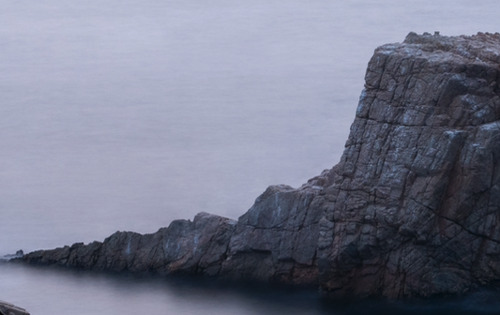
#> input picture week9/1.jpg, 500 x 315 px
$ jupyter execute --allow-errors image_panorama.ipynb
#> lines starting #> are read from the running program, lines starting #| are printed output that depends on the picture
[cell 1]
import cv2
import os
from glob import glob
import numpy as np
import matplotlib.pyplot as plt

[cell 2]
imgs = []
stitched = []

stitcher = cv2.Stitcher_create()
stitcher.setPanoConfidenceThresh(0.1)   # to stitch better

imgs.append(cv2.imread('1.jpg'))  # append every image obj. to imgs array
imgs.append(cv2.imread('2.jpg'))
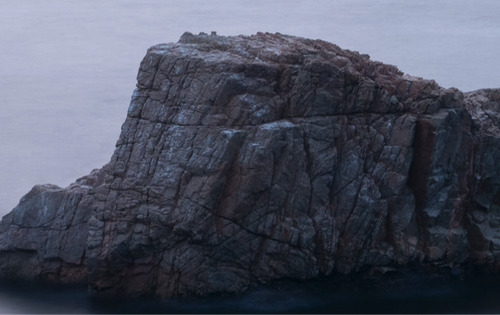
#> input picture week9/2.jpg, 500 x 315 px
imgs.append(cv2.imread('3.jpg'))
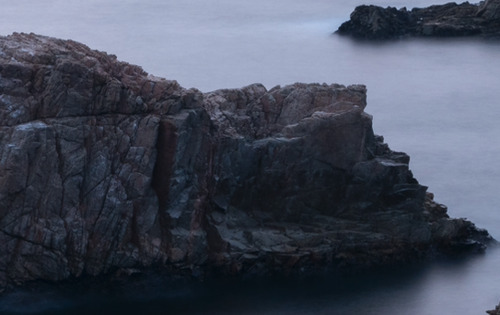
#> input picture week9/3.jpg, 500 x 315 px
imgs.append(cv2.imread('4.jpg'))
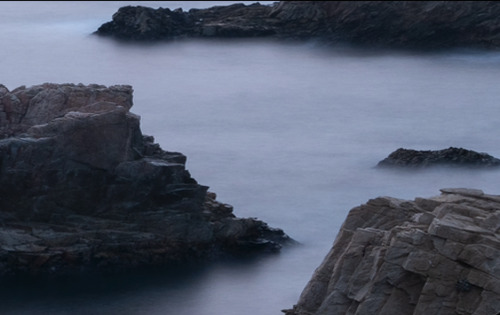
#> input picture week9/4.jpg, 500 x 315 px
status, dst = stitcher.stitch(imgs)  # try stitching
#> status = 3

plt.figure(figsize=(50, 50))
#> (the rest of this cell did not finish here and is left out)

[cell 3]
def KeypointsMatching(keyPoints_L, keyPoints_R, descriptors_L, descriptors_R):

    bf = cv2.BFMatcher()

    # Finds the k best matches for each descriptor from a query set
    raw_matches = bf.knnMatch(descriptors_L, descriptors_R, k=2)

    matches = []
    for m in raw_matches:
        if len(m) == 2 and m[0].distance < m[1].distance * 0.79:
            matches.append((m[0].trainIdx, m[0].queryIdx))

    if len(matches) >= 4:

        keyPoints_L = np.float32([keyPoints_L[i] for (_, i) in matches])
        keyPoints_R = np.float32([keyPoints_R[i] for (i, _) in matches])

        H, status = cv2.findHomography(keyPoints_L, keyPoints_R, cv2.RANSAC, 4.0)


    return matches, H, status

[cell 4]
def Draw_with_Matching(image_L, image_R, keyPoints_L, keyPoints_R, matches, status):
    h1, w1 = image_L.shape[:2]
    h2, w2 = image_R.shape[:2]

    img_matching_result = np.zeros((max(h1, h2), w1 + w2, 3), dtype="uint8")

    img_matching_result[0:h2, 0:w2] = image_R
    img_matching_result[0:h1, w2:] = image_L

    for ((trainIdx, queryIdx), s) in zip(matches, status):

        if s == 1:
            keyPoint2 = (int(keyPoints_R[trainIdx][0]), int(keyPoints_R[trainIdx][1]))
            keyPoint1 = (int(keyPoints_L[queryIdx][0]) + w2, int(keyPoints_L[queryIdx][1]))
            cv2.line(img_matching_result, keyPoint1, keyPoint2, (0, 255, 0), 1)

    return img_matching_result

[cell 5]
def Two_img_Matching(img1, img2):
    image_L = img1
    image_R = img2

    gray_L = cv2.cvtColor(image_L, cv2.COLOR_BGR2GRAY)
    gray_R = cv2.cvtColor(image_R, cv2.COLOR_BGR2GRAY)


    detector = cv2.xfeatures2d.SIFT_create()
    keyPoints_L, descriptors_L = detector.detectAndCompute(gray_L, None)
    keyPoints_R, descriptors_R = detector.detectAndCompute(gray_R, None)
    print('img1 - %d features, img2 - %d features' % (len(keyPoints_L), len(keyPoints_R)))

    keyPoints_L = np.float32([keypoint.pt for keypoint in keyPoints_L])
    keyPoints_R = np.float32([keypoint.pt for keypoint in keyPoints_R])

    # detect the two images keypoints
    matches, H, status = KeypointsMatching(keyPoints_L, keyPoints_R, descriptors_L, descriptors_R)

    img_matching_result = Draw_with_Matching(image_L, image_R, keyPoints_L, keyPoints_R, matches, status)

    plt.figure(figsize=(20,20))

    result = cv2.warpPerspective(image_L, H,
                                 (image_L.shape[1] + image_R.shape[1], image_L.shape[0]))
    result[0:image_R.shape[0], 0:image_R.shape[1]] = image_R

    return result

[cell 6]
img1 = cv2.imread('4.jpg')
#> img1 is the input picture: shape (315, 500, 3); mean B, G, R 107.5, 90.3, 83
img2 = cv2.imread('3.jpg')
#> img2 is the input picture: shape (315, 500, 3); mean B, G, R 92.3, 76.8, 70.6
img3 = cv2.imread('2.jpg')
#> img3 is the input picture: shape (315, 500, 3); mean B, G, R 97.2, 81.9, 77.6
img4 = cv2.imread('1.jpg')
#> img4 is the input picture: shape (315, 500, 3); mean B, G, R 140.1, 121.4, 117.8
result = Two_img_Matching(img1, img2)
#> in Two_img_Matching, `keyPoints_L, descriptors_L = detector.detectAndCompute(gray_L, None)`: keyPoints_L = 331 keypoints; strongest (x, y, size): (261, 3, 2.5), (123, 29, 25.6), (246, 3, 3), (104, 31, 10.1)
#> in Two_img_Matching, `keyPoints_R, descriptors_R = detector.detectAndCompute(gray_R, None)`: keyPoints_R = 435 keypoints; strongest (x, y, size): (362, 29, 26.5), (344, 30, 10), (405, 8, 2), (398, 8, 2)
#| img1 - 331 features, img2 - 435 features
#> in Two_img_Matching, `keyPoints_L = np.float32([keypoint.pt for keypoint in keyPoints_L])`: keyPoints_L = 331 pairs, first value 3.27 to 496.7, second value 2.63 to 310.8
#> in Two_img_Matching, `keyPoints_R = np.float32([keypoint.pt for keypoint in keyPoints_R])`: keyPoints_R = 435 pairs, first value 4.46 to 497.1, second value 3.88 to 311.7
#> in KeypointsMatching, `raw_matches = bf.knnMatch(descriptors_L, descriptors_R, k=2)`: raw_matches = 331 matches
#> after the loop in KeypointsMatching, `for m in raw_matches:`: matches = 95 pairs, first value 82 to 432, second value 4 to 302
#> in KeypointsMatching, `keyPoints_L = np.float32([keyPoints_L[i] for (_, i) in matches])`: keyPoints_L = 95 pairs, first value 9.6 to 464.8, second value 6.86 to 310.8
#> in KeypointsMatching, `keyPoints_R = np.float32([keyPoints_R[i] for (i, _) in matches])`: keyPoints_R = 95 pairs, first value 73.5 to 491, second value 4.9 to 311.7
#> in KeypointsMatching, `H, status = cv2.findHomography(keyPoints_L, keyPoints_R, cv2.RANSAC, 4..`: H = [[0.8, -0.00161, 259.9], [-0.0012, 1, -0.822], [-7.86e-06, -1.34e-06, 1]]; status = 95 values, max 1 at index 0, min 0 at index 16, mean 0.842
#> the loop in Draw_with_Matching, `for ((trainIdx, queryIdx), s) in zip(matches, status): ` made 95 passes
#> (trainIdx, queryIdx, s, keyPoint2, keyPoint1) on passes 1 to 12: (271, 4, [1], (267, 252), (509, 251)), (272, 7, [1], (269, 138), (512, 138)), (274, 8, [1], (270, 134), (513, 134)), (277, 14, [1], (277, 248), (521, 247)), (278, 15, [1], (277, 87), (522, 87)), (280, 17, [1], (282, 138), (528, 138)), (283, 19, [1], (286, 90), (533, 91)), (285, 20, [1], (287, 136), (534, 136)), (286, 21, [1], (289, 125), (536, 125)), (287, 22, [1], (290, 81), (539, 81)), (288, 23, [1], (291, 89), (539, 89)), (289, 24, [1], (292, 82), (541, 83))
#> (keyPoint2, keyPoint1) on passes 61 to 66: ((415, 168), (694, 168)), ((425, 212), (706, 211)), ((425, 187), (707, 187)), ((428, 190), (709, 190)), ((431, 195), (713, 195)), ((431, 195), (713, 195))
#> after the loop in Draw_with_Matching, `for ((trainIdx, queryIdx), s) in zip(matches, status):`:
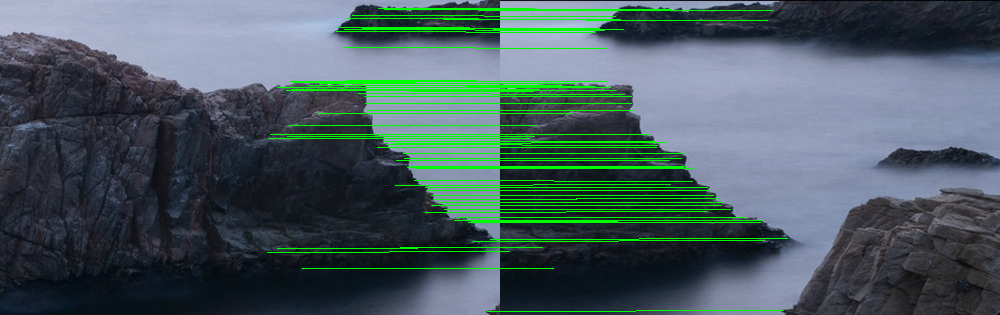
#> img_matching_result: shape (315, 1000, 3); mean B, G, R 94.8, 92.1, 72.9
result = Two_img_Matching(result, img3)
#> in Two_img_Matching (call 2), `gray_R = cv2.cvtColor(image_R, cv2.COLOR_BGR2GRAY)`:
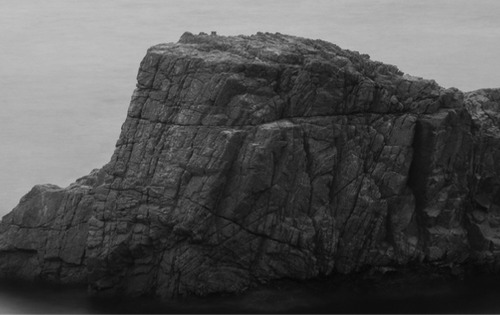
#> gray_R: shape (315, 500); min 5, max 198, mean 82.4
#> in Two_img_Matching (call 2), `keyPoints_L, descriptors_L = detector.detectAndCompute(gray_L, None)`: keyPoints_L = 585 keypoints; strongest (x, y, size): (362, 29, 26.5), (622, 99, 62.3), (652, 183, 16.9), (344, 30, 10)
#> in Two_img_Matching (call 2), `keyPoints_R, descriptors_R = detector.detectAndCompute(gray_R, None)`: keyPoints_R = 531 keypoints; strongest (x, y, size): (117, 146, 1.9), (214, 33, 2.9), (267, 33, 1.9), (78, 180, 2.6)
#| img1 - 585 features, img2 - 531 features
#> in Two_img_Matching (call 2), `keyPoints_L = np.float32([keypoint.pt for keypoint in keyPoints_L])`: keyPoints_L = 585 pairs, first value 4.46 to 666.5, second value 2.97 to 311.7
#> in Two_img_Matching (call 2), `keyPoints_R = np.float32([keypoint.pt for keypoint in keyPoints_R])`: keyPoints_R = 531 pairs, first value 3.91 to 496, second value 28.16 to 269.1
#> in KeypointsMatching (call 2), `raw_matches = bf.knnMatch(descriptors_L, descriptors_R, k=2)`: raw_matches = 585 matches
#> in Two_img_Matching (call 2), `matches, H, status = KeypointsMatching(keyPoints_L, keyPoints_R, descr..`: matches = 176 pairs, first value 1 to 529, second value 0 to 553; H = [[1.09, -0.00136, 243.1], [-2.86e-06, 0.993, 0.0404], [4.43e-07, -4.82e-06, 1]]; status = 176 values, max 1 at index 0, min 0 at index 5, mean 0.858
#> the loop in Draw_with_Matching (call 2), `for ((trainIdx, queryIdx), s) in zip(matches, status): ` made 176 passes
#> (trainIdx, queryIdx, s, keyPoint2, keyPoint1) on passes 1, 2, 3, 4, 5, 7, 8, 9, 10, 11, 12, 13: (288, 0, [1], (247, 126), (504, 127)), (290, 1, [1], (248, 47), (504, 48)), (291, 2, [1], (248, 37), (504, 38)), (292, 5, [1], (249, 135), (505, 136)), (294, 7, [1], (254, 65), (510, 65)), (295, 10, [1], (257, 61), (513, 61)), (297, 12, [1], (258, 114), (513, 114)), (298, 13, [1], (258, 114), (513, 114)), (299, 14, [1], (258, 33), (514, 33)), (300, 15, [1], (260, 62), (516, 62)), (301, 17, [1], (262, 79), (517, 80)), (302, 18, [1], (263, 121), (518, 122))
#> (keyPoint2, keyPoint1) on passes 61 to 66: ((327, 61), (577, 62)), ((327, 45), (577, 45)), ((333, 50), (583, 50)), ((337, 53), (586, 54)), ((337, 47), (586, 48)), ((340, 93), (589, 94))
#> after the loop in Draw_with_Matching (call 2), `for ((trainIdx, queryIdx), s) in zip(matches, status):`:
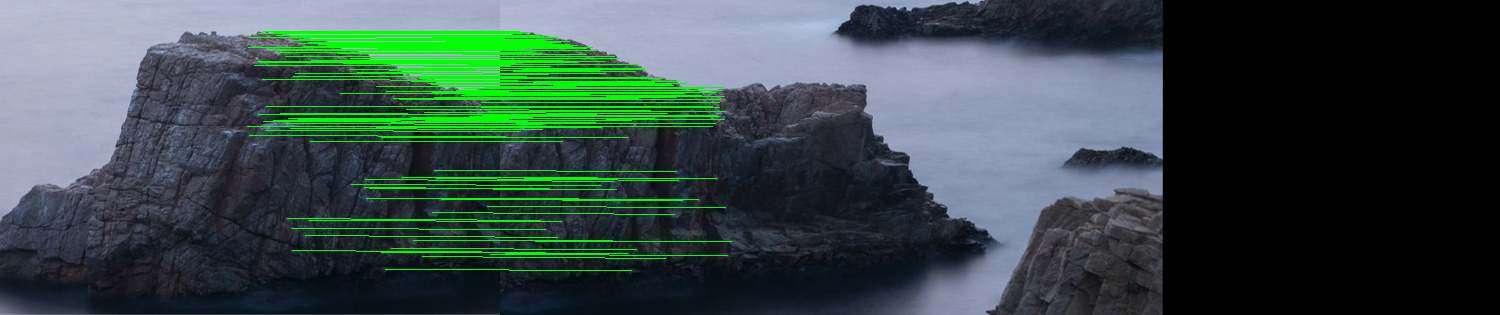
#> img_matching_result: shape (315, 1500, 3); mean B, G, R 70.1, 73, 54.8
result = Two_img_Matching(result, img4)
#> in Two_img_Matching (call 3), `gray_L = cv2.cvtColor(image_L, cv2.COLOR_BGR2GRAY)`:
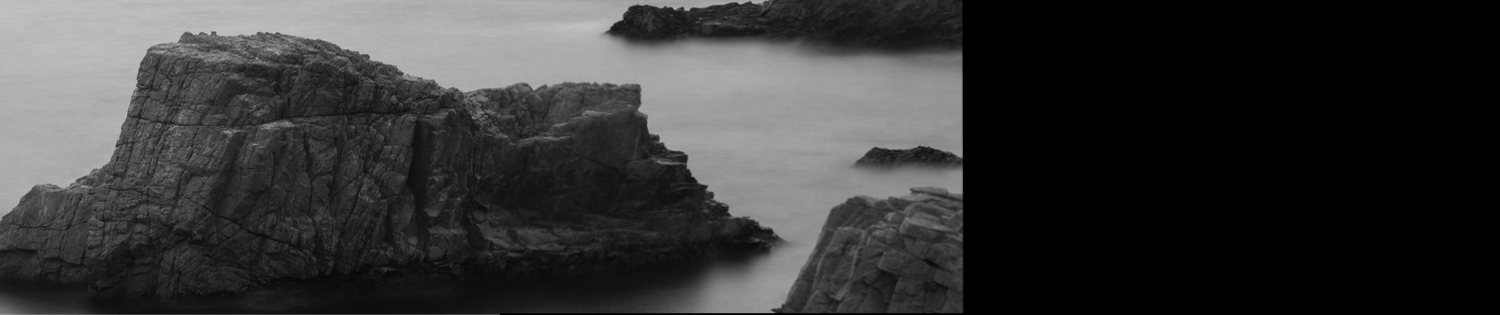
#> gray_L: shape (315, 1500); min 0, max 198, mean 54.9
#> in Two_img_Matching (call 3), `gray_R = cv2.cvtColor(image_R, cv2.COLOR_BGR2GRAY)`:
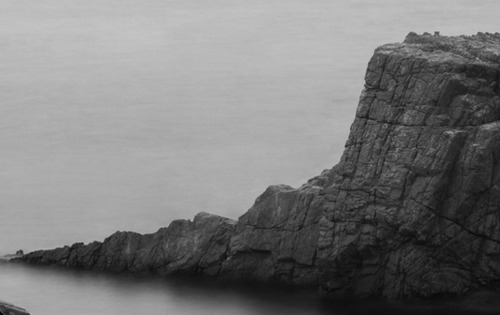
#> gray_R: shape (315, 500); min 0, max 201, mean 122.5
#> in Two_img_Matching (call 3), `keyPoints_L, descriptors_L = detector.detectAndCompute(gray_L, None)`: keyPoints_L = 848 keypoints; strongest (x, y, size): (634, 28, 25.8), (952, 182, 17.1), (616, 30, 10), (748, 243, 32.5)
#> in Two_img_Matching (call 3), `keyPoints_R, descriptors_R = detector.detectAndCompute(gray_R, None)`: keyPoints_R = 414 keypoints; strongest (x, y, size): (37, 261, 18.1), (346, 146, 1.9), (21, 251, 2.6), (192, 220, 1.9)
#| img1 - 848 features, img2 - 414 features
#> in Two_img_Matching (call 3), `keyPoints_L = np.float32([keypoint.pt for keypoint in keyPoints_L])`: keyPoints_L = 848 pairs, first value 3.91 to 966, second value 2.48 to 311.5
#> in Two_img_Matching (call 3), `keyPoints_R = np.float32([keypoint.pt for keypoint in keyPoints_R])`: keyPoints_R = 414 pairs, first value 8.46 to 496.4, second value 27.86 to 310.5
#> in KeypointsMatching (call 3), `raw_matches = bf.knnMatch(descriptors_L, descriptors_R, k=2)`: raw_matches = 848 matches
#> in Two_img_Matching (call 3), `matches, H, status = KeypointsMatching(keyPoints_L, keyPoints_R, descr..`: matches = 253 pairs, first value 3 to 411, second value 1 to 843; H = [[0.938, -0.000805, 236.4], [-0.000359, 1, 0.136], [5.1e-08, -2.6e-06, 1]]; status = 253 values, max 1 at index 0, min 0 at index 210, mean 0.854
#> the loop in Draw_with_Matching (call 3), `for ((trainIdx, queryIdx), s) in zip(matches, status): ` made 253 passes
#> (trainIdx, queryIdx, keyPoint2, keyPoint1) on passes 1 to 12: (77, 1, (243, 215), (507, 215)), (81, 2, (248, 213), (512, 212)), (85, 3, (258, 194), (523, 193)), (87, 4, (262, 196), (528, 196)), (88, 5, (264, 189), (529, 189)), (89, 6, (266, 252), (532, 251)), (90, 7, (268, 193), (533, 193)), (91, 9, (284, 190), (551, 190)), (92, 10, (286, 183), (553, 183)), (93, 11, (287, 187), (554, 186)), (94, 12, (289, 190), (556, 189)), (95, 13, (289, 195), (556, 195))
#> (keyPoint2, keyPoint1) on passes 61 to 66: ((356, 206), (627, 205)), ((356, 115), (628, 115)), ((357, 86), (629, 85)), ((359, 207), (631, 207)), ((359, 181), (631, 180)), ((360, 143), (632, 142))
#> after the loop in Draw_with_Matching (call 3), `for ((trainIdx, queryIdx), s) in zip(matches, status):`:
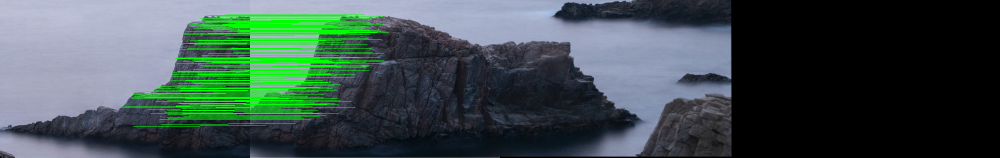
#> img_matching_result: shape (315, 2000, 3) (shown at 1/2 size); mean B, G, R 77.3, 79.9, 62.4
#> in Two_img_Matching (call 3), `result[0:image_R.shape[0], 0:image_R.shape[1]] = image_R`:
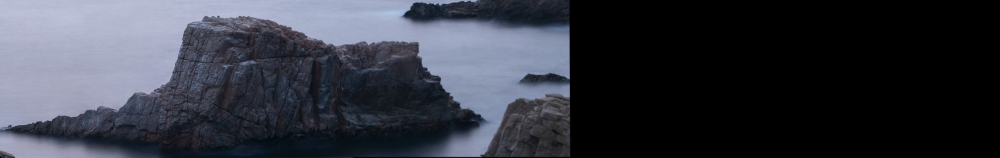
#> result: shape (315, 2000, 3) (shown at 1/2 size); mean B, G, R 66.3, 56.6, 53.6

plt.figure(figsize=(20,20))
plt.imshow(cv2.cvtColor(result, cv2.COLOR_BGR2RGB))
